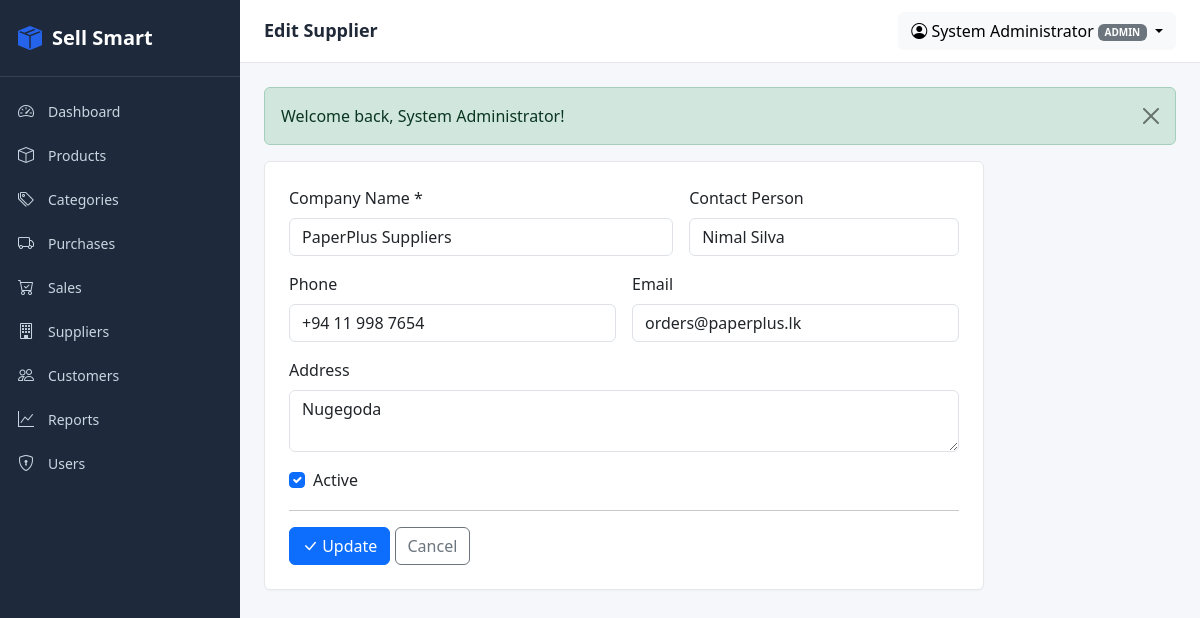
Page /modules/suppliers/edit.php?id=2 (signed in) on the committed database.
### tables this page shows
CREATE TABLE suppliers (
  supplier_id  INT UNSIGNED AUTO_INCREMENT PRIMARY KEY,
  name         VARCHAR(120) NOT NULL,
  contact_person VARCHAR(100) NULL,
  phone        VARCHAR(30)  NULL,
  email        VARCHAR(100) NULL,
  address      VARCHAR(255) NULL,
  is_active    TINYINT(1)   NOT NULL DEFAULT 1,
  created_at   DATETIME     NOT NULL DEFAULT CURRENT_TIMESTAMP,
  updated_at   DATETIME     NOT NULL DEFAULT CURRENT_TIMESTAMP ON UPDATE CURRENT_TIMESTAMP,
  INDEX idx_suppliers_name (name)
);

### config/database.php (called while the page is built, shortened)
<?php
function db(): PDO
{
    static $pdo = null;
    $host    = 'localhost';
    $dbname  = 'inventory';
    $user    = 'root';
    $pass    = '';
    $charset = 'utf8mb4';
    $dsn = "mysql:host={$host};dbname={$dbname};charset={$charset}";
    $options = [
        PDO::ATTR_ERRMODE            => PDO::ERRMODE_EXCEPTION,
        PDO::ATTR_DEFAULT_FETCH_MODE => PDO::FETCH_ASSOC,
        PDO::ATTR_EMULATE_PREPARES   => false,
    ];
    try {
        $pdo = new PDO($dsn, $user, $pass, $options);
    } catch (PDOException $e) {
        die('Database connection failed: ' . htmlspecialchars($e->getMessage()));
    }
    return $pdo;
}

### includes/helpers.php (called while the page is built, shortened)
<?php
function e($value): string
{
    return htmlspecialchars((string)($value ?? ''), ENT_QUOTES, 'UTF-8');
}
function url(string $path = ''): string
{
    return rtrim(BASE_URL, '/') . '/' . ltrim($path, '/');
}

### modules/suppliers/edit.php (the view, shortened to what this page needs)
<?php
$id = (int)($_GET['id'] ?? $_POST['id'] ?? 0);
$stmt = db()->prepare('SELECT * FROM suppliers WHERE supplier_id = :id');
$stmt->execute(['id' => $id]);
$supplier = $stmt->fetch();
include __DIR__ . '/../../includes/header.php';
?>
<div class="card p-4" style="max-width: 720px;">
    <form method="POST" novalidate>
        <div class="row g-3">
            <div class="col-md-7">
                <label class="form-label">Company Name *</label>
                <input type="text" name="name" class="form-control" required value="<?= e($supplier['name']) ?>">
            </div>
            <div class="col-md-5">
                <label class="form-label">Contact Person</label>
                <input type="text" name="contact_person" class="form-control" value="<?= e($supplier['contact_person']) ?>">
            </div>
            <div class="col-md-6">
                <label class="form-label">Phone</label>
                <input type="text" name="phone" class="form-control" value="<?= e($supplier['phone']) ?>">
            </div>
            <div class="col-md-6">
                <label class="form-label">Email</label>
                <input type="email" name="email" class="form-control" value="<?= e($supplier['email']) ?>">
            </div>
            <div class="col-12">
                <label class="form-label">Address</label>
                <textarea name="address" class="form-control" rows="2"><?= e($supplier['address']) ?></textarea>
            </div>
            <div class="col-12">
                <div class="form-check">
                    <input type="checkbox" name="is_active" class="form-check-input" id="active" <?= $supplier['is_active'] ? 'checked' : '' ?>>
                    <label for="active" class="form-check-label">Active</label>
                </div>
            </div>
        </div>
        <hr>
        <button class="btn btn-primary"><i class="bi bi-check-lg"></i> Update</button>
        <a href="<?= url('modules/suppliers/index.php') ?>" class="btn btn-outline-secondary">Cancel</a>
    </form>
</div>
<?php include __DIR__ . '/../../includes/footer.php'; ?>

### assets/css/app.css (style rules this page uses)
:root { --sidebar-width: 240px; --sidebar-bg: #1e293b; --sidebar-fg: #cbd5e1; --sidebar-fg-active: #ffffff; --sidebar-hover: #334155; --topbar-bg: #ffffff; --content-bg: #f5f7fb; --brand: #2563eb; }
* { box-sizing: border-box; }
html, body { margin: 0; padding: 0; font-family: 'Segoe UI', Tahoma, sans-serif; background: var(--content-bg); color: #1f2937; }
.card { border: 1px solid #e5e7eb; box-shadow: 0 1px 2px rgba(0,0,0,0.03); }

### rows in the picture
suppliers: name "PaperPlus Suppliers", contact_person "Nimal Silva", phone "+94 11 998 7654", email "orders@paperplus.lk", address "Nugegoda", is_active "☑"

### other values in the picture
$pageTitle "Edit Supplier"
$user['full_name'] "System Administrator"
$user['role'] "ADMIN"
$f['message'] "Welcome back, System Administrator!"
